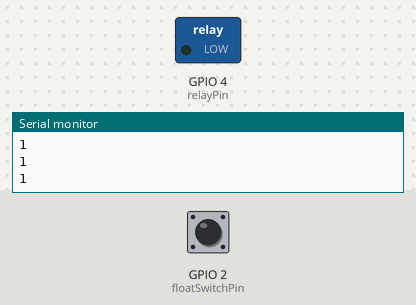
Bench run of a program on a simulated ESP8266 (Wemos D1 mini). On the bench: switched loads named in the program (green lamp = pin HIGH), the last lines printed to the serial monitor. The inputs (shaded band) are chosen by the test bench; at power-on: GPIO 2 (floatSwitchPin) HIGH.

Above: at 1.8 s.
1.9 s: GPIO 2 (floatSwitchPin) pulled LOW for 0.6 s
At 3.1 s:
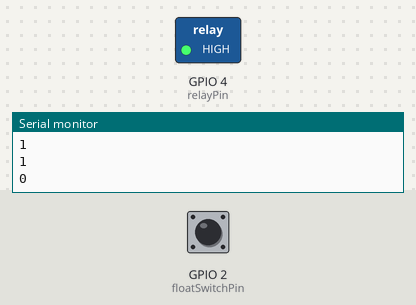
Timing chart, 0 to 4.9 s (numbered marks = the images above; inputs shaded):
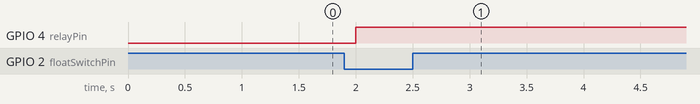

The program:

main.cpp
```cpp
#include <Arduino.h>

void doseQuarterLiter();

/*
  WeMos D1:
    -- GPIO2 (Programmatical Reference) -> D4 (Physical Pinout)
    -- GPIO4 (Programmatical Reference) -> D2 (Physical Pinout)
*/

// Wire float switch to pin 2
// Connect other end to GND
const int floatSwitchPin = 2;
// Relay input on pin 4
const int relayPin = 4;

void setup() {
  Serial.begin(9600);
  pinMode(floatSwitchPin, INPUT_PULLUP);
  pinMode(relayPin, OUTPUT);
}

// Digital pin cannot supply enough current to power the peristaltic pump's dc motor
// Need a relay, split into a power supply, connected to the peristaltic pump
void loop() {
  // Read water level
  int switchFlag = digitalRead(floatSwitchPin);

  if(switchFlag == 0) {
    Serial.println(switchFlag);
    doseQuarterLiter();
  } else {
    digitalWrite(relayPin, LOW);
    Serial.println(switchFlag);
  }
  delay(500);
}

void doseQuarterLiter() {
  digitalWrite(relayPin, HIGH);
  // 1/4L at 5v
  delay(610000);
}
```

Measured:
- after the input at 1.9 s, GPIO 4 (relayPin): LOW → HIGH after 0.10 s
